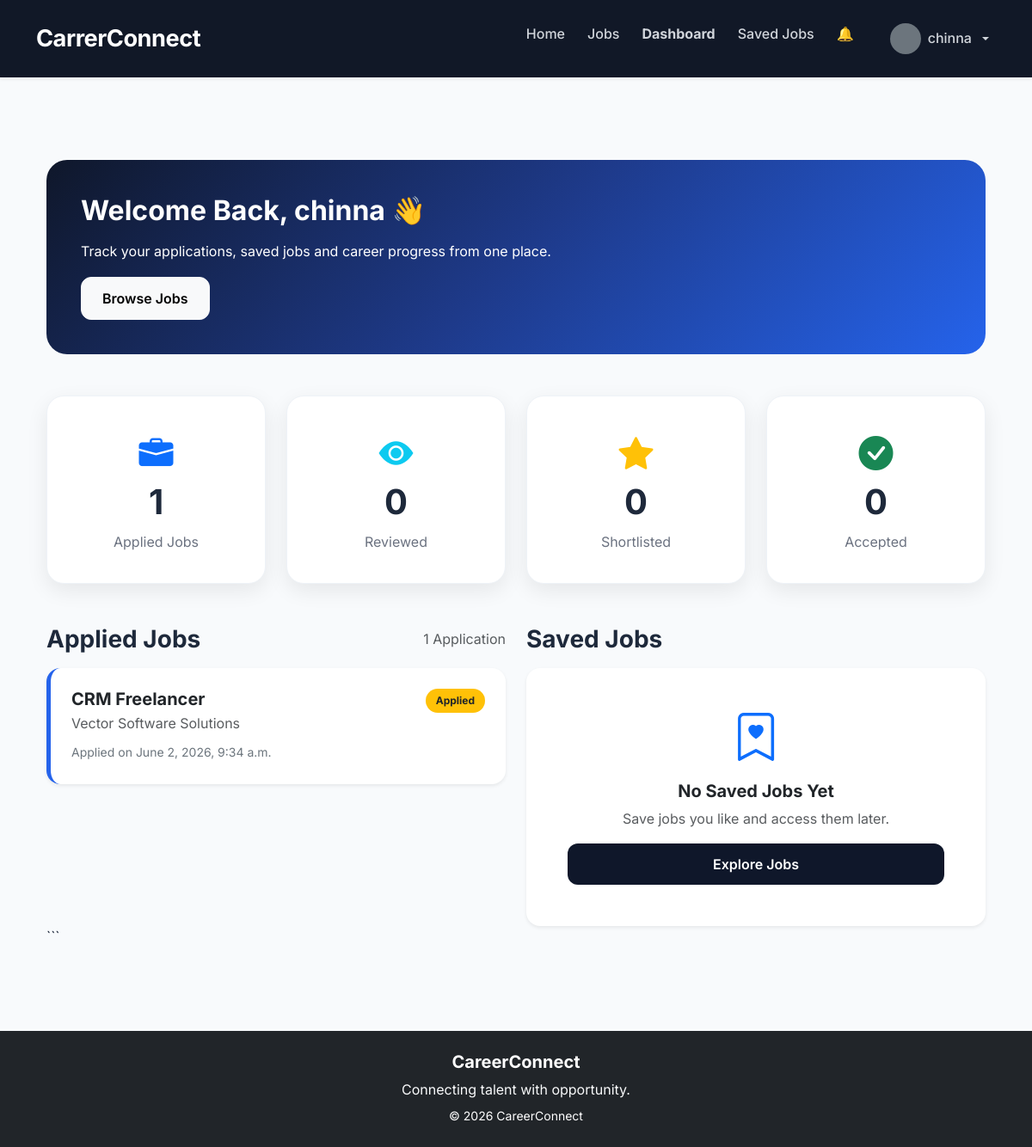
The app's page /applications/candidate/dashboard/ (signed in), older data.
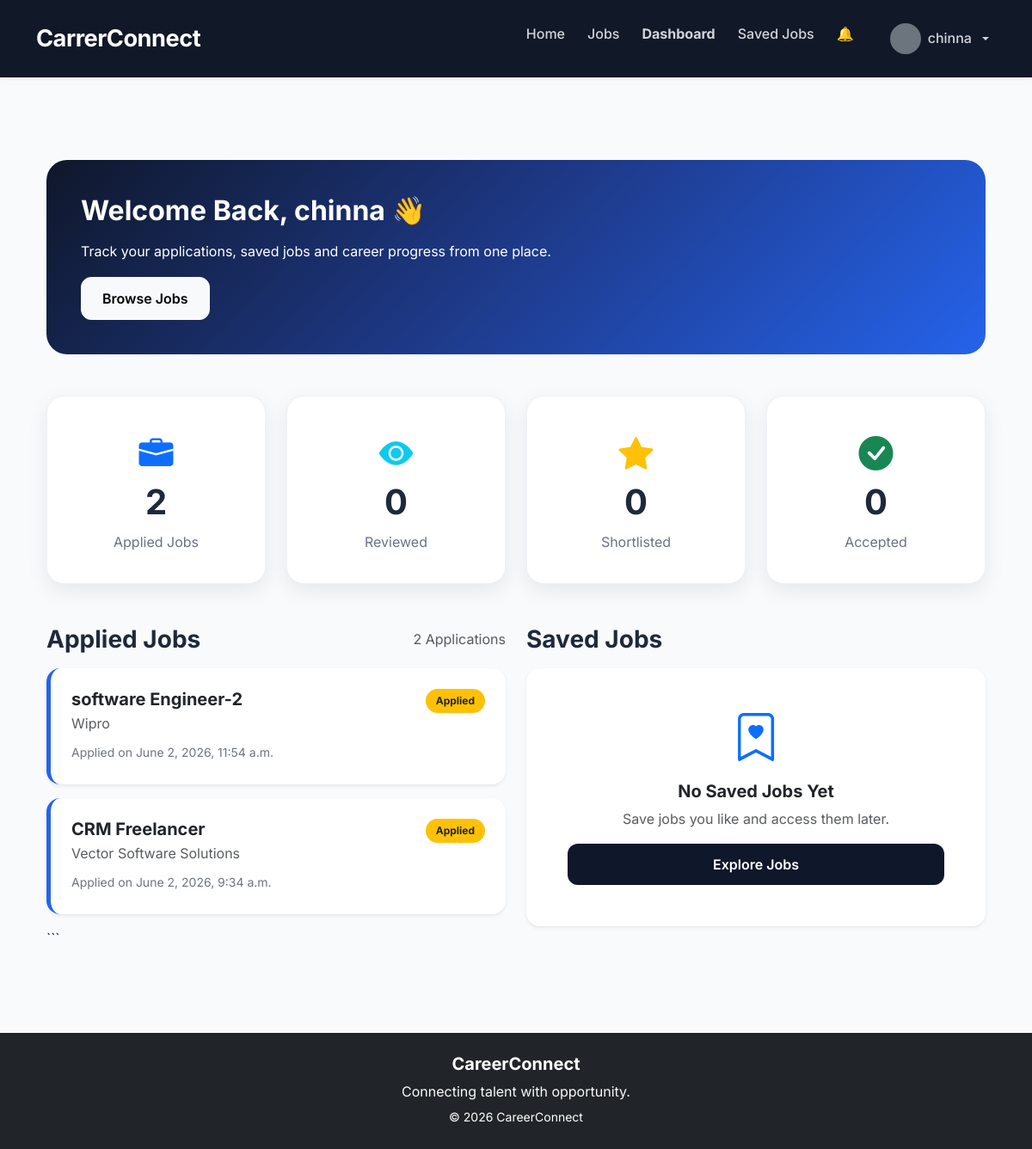
The same page, newer data.
### applications/models.py (models this page shows, shortened)
class Application(models.Model):
    STATUS_CHOICES = [
    ('applied', 'Applied'),
    ('reviewed', 'Reviewed'),
    ('shortlisted', 'Shortlisted'),
    ('accepted', 'Accepted'),
    ('rejected', 'Rejected'),
]
    job = models.ForeignKey(
        Job,
        on_delete=models.CASCADE
    )
    applicant = models.ForeignKey(
        User,
        on_delete=models.CASCADE
    )
    status = models.CharField(
    max_length=20,
    choices=STATUS_CHOICES,
    default='applied'
)
    applied_at = models.DateTimeField(
        auto_now_add=True
    )

### jobs/models.py (models this page shows, shortened)
class Job(models.Model):
    JOB_TYPE_CHOICES = (
        ('full_time', 'Full Time'),
        ('part_time', 'Part Time'),
        ('internship', 'Internship'),
        ('remote', 'Remote'),
)
    EXPERIENCE_LEVEL_CHOICES = (
    ('fresher', 'Fresher'),
    ('junior', 'Junior'),
    ('mid', 'Mid Level'),
    ('senior', 'Senior'),
)
    recruiter = models.ForeignKey(
        User,
        on_delete=models.CASCADE
    )
    title = models.CharField(
        max_length=255
    )
    company_name = models.CharField(
        max_length=255
    )
    company_logo = models.ImageField(
    upload_to='company_logos/',
    blank=True,
    null=True
    )
    location = models.CharField(
        max_length=255
    )
    salary = models.CharField(
        max_length=100
    )
    job_type = models.CharField(
        max_length=50,
        choices=JOB_TYPE_CHOICES
    )
    experience_level = models.CharField(
    max_length=50,
    choices=EXPERIENCE_LEVEL_CHOICES,
    default='fresher'
)
    description = models.TextField()
    requirements = models.TextField()
    created_at = models.DateTimeField(
        auto_now_add=True
    )
    updated_at = models.DateTimeField(
        auto_now=True
    )

### applications/views.py (the view)
@login_required
def candidate_dashboard_view(request):
    if request.user.userprofile.role != 'candidate':
        return redirect('home')
    applied_jobs = Application.objects.filter(
        applicant=request.user
    ).order_by('-applied_at')
    saved_jobs = SavedJob.objects.filter(
        user=request.user
    ).order_by('-saved_at')
    context = {
        'applied_jobs': applied_jobs,
        'saved_jobs': saved_jobs,
        'total_applied': applied_jobs.count(),
        'reviewed_count': applied_jobs.filter(
            status='reviewed'
        ).count(),
        'shortlisted_count': applied_jobs.filter(
            status='shortlisted'
        ).count(),
        'accepted_count': applied_jobs.filter(
            status='accepted'
        ).count(),
    }
    return render(
        request,
        'applications/candidate_dashboard.html',
        context
    )

### accounts/context_processors.py (called while the page is built)
def notification_count(request):
    if request.user.is_authenticated:
        count = Notification.objects.filter(
            user=request.user,
            is_read=False
        ).count()
        return {
            'notification_count': count
        }
    return {
        'notification_count': 0
    }

### templates/applications/candidate_dashboard.html (shortened to what the changed rows need)
{% extends 'base.html' %}
{% block content %}
<div class="container py-5">
<div class="welcome-banner mb-5">
    <h2 class="fw-bold mb-3">
        Welcome Back, {{ request.user.username }} 👋
    </h2>
</div>
<div class="row g-4 mb-5">
    <div class="col-md-3">
        <div class="dashboard-card">
            <i class="bi bi-briefcase-fill text-primary"></i>
            <h2>{{ total_applied }}</h2>
            <p>Applied Jobs</p>
        </div>
    </div>
    <div class="col-md-3">
        <div class="dashboard-card">
            <h2>{{ reviewed_count }}</h2>
        </div>
    </div>
    <div class="col-md-3">
        <div class="dashboard-card">
            <h2>{{ shortlisted_count }}</h2>
        </div>
    </div>
    <div class="col-md-3">
        <div class="dashboard-card">
            <h2>{{ accepted_count }}</h2>
        </div>
    </div>
</div>
<div class="row g-4">
    <div class="col-lg-6">
        <div class="d-flex justify-content-between align-items-center mb-3">
    <h3 class="fw-bold mb-0">
        Applied Jobs
    </h3>
    <span class="text-muted">
        {{ total_applied }} Application{{ total_applied|pluralize }}
    </span>
</div>
        {% for application in applied_jobs %}
        <div class="card application-card border-0 shadow-sm rounded-4 p-4 mb-3">
            <div class="d-flex justify-content-between align-items-start">
                <div>
                    <h5 class="fw-bold mb-1">
                        {{ application.job.title }}
                    </h5>
                    <p class="text-muted mb-2">
                        {{ application.job.company_name }}
                    </p>
                    <small class="text-secondary">
                        Applied on {{ application.applied_at }}
                    </small>
                </div>
                <div>
                    {% if application.status == 'applied' %}
                        <span class="badge bg-warning text-dark">Applied</span>
                    {% elif application.status == 'reviewed' %}
                        <span class="badge bg-info text-dark">Reviewed</span>
                    {% elif application.status == 'shortlisted' %}
                        <span class="badge bg-primary">Shortlisted</span>
                    {% elif application.status == 'accepted' %}
                        <span class="badge bg-success">Accepted</span>
                    {% elif application.status == 'rejected' %}
                        <span class="badge bg-danger">Rejected</span>
                    {% endif %}
                </div>
            </div>
        </div>
        {% endfor %}
    </div>
</div>
</div>
{% endblock %}

Row changes from the older to the newer data that the page shows:
added Application: job "software Engineer-2", job.company_name "Wipro", applied_at "June 2, 2026, 11:54 a.m.", status "Applied"
Text that changed along with them:
{{ total_applied }}: "1" → "2"
